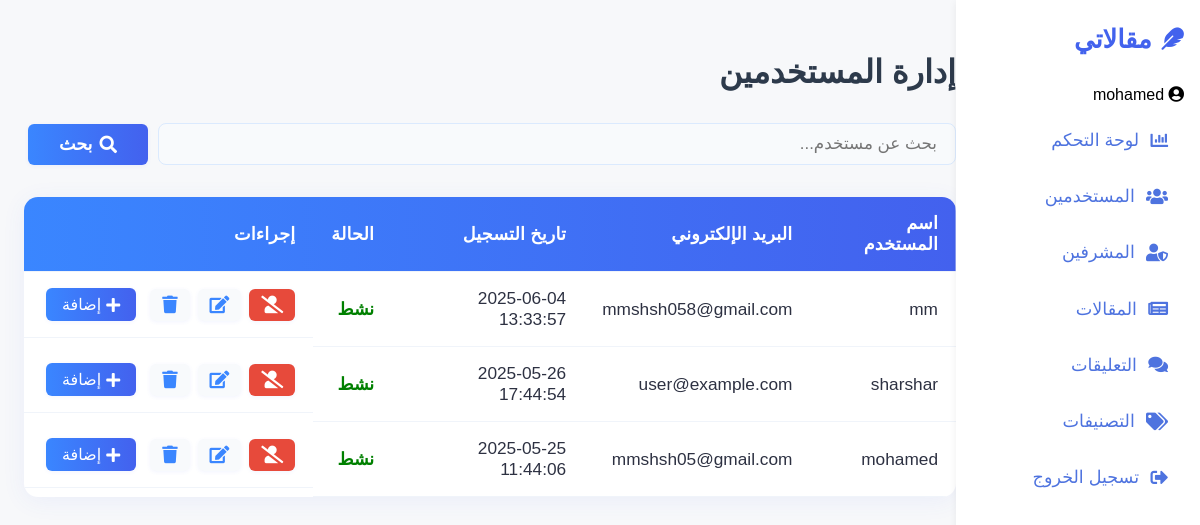
The page /admin/users.php (signed in) on the database its author committed.
### tables this page shows
CREATE TABLE `users` (
  `id` int NOT NULL,
  `username` varchar(50) NOT NULL,
  `email` varchar(100) NOT NULL,
  `password` varchar(255) NOT NULL,
  `created_at` timestamp NOT NULL DEFAULT CURRENT_TIMESTAMP,
  `updated_at` datetime DEFAULT CURRENT_TIMESTAMP ON UPDATE CURRENT_TIMESTAMP,
  `is_active` tinyint(1) DEFAULT '1',
  `reset_token` varchar(100) DEFAULT NULL,
  `reset_expires` datetime DEFAULT NULL
);

### admin/users.php (the view, shortened to what this page needs)
<?php
require_once '../db.php';
$users = $pdo->query("SELECT * FROM users ORDER BY created_at DESC")->fetchAll(PDO::FETCH_ASSOC);
?>
<!DOCTYPE html>
<html lang="ar">
<head>
    <link rel="stylesheet" href="https://cdnjs.cloudflare.com/ajax/libs/font-awesome/5.15.1/css/all.min.css">
    <link rel="stylesheet" href="https://cdnjs.cloudflare.com/ajax/libs/animate.css/4.1.1/animate.min.css">
</head>
<body>
<?php include 'sidebar.php'; ?>
<main class="main-content">
    <h1 class="dashboard-title animate__animated animate__fadeInDown">إدارة المستخدمين</h1>
    <div style="display:flex;gap:10px;align-items:center;margin-bottom:18px;">
        <input type="text" id="searchUser" placeholder="بحث عن مستخدم..." class="search-input">
        <button type="button" id="searchUserBtn" class="action-btn" style="background:linear-gradient(90deg,#3a86ff 0%,#4361ee 100%);color:#fff;font-weight:bold;padding:10px 24px;min-width:120px;display:flex;align-items:center;gap:7px;"><i class="fa fa-search"></i> بحث</button>
    </div>
    <table class="data-table users-table">
        <thead>
            <tr>
                <th>اسم المستخدم</th>
                <th>البريد الإلكتروني</th>
                <th>تاريخ التسجيل</th>
                <th>الحالة</th>
                <th>إجراءات</th>
            </tr>
        </thead>
        <tbody id="usersTable">
            <?php foreach($users as $user): ?>
            <tr>
                <td><?= htmlspecialchars($user['username']) ?></td>
                <td><?= htmlspecialchars($user['email']) ?></td>
                <td><?= htmlspecialchars($user['created_at']) ?></td>
                <td>
                    <?php if ($user['is_active']): ?>
                        <span style="color:green;font-weight:bold;">نشط</span>
                    <?php else: ?>
                        <span style="color:red;font-weight:bold;">موقوف</span>
                    <?php endif; ?>
                </td>
                <td style="display:flex;gap:4px;align-items:center;">
                    <form method="post" style="display:inline;">
                        <button type="submit" class="action-btn" style="background:<?= $user['is_active'] ? '#e74a3b' : '#36b9cc' ?>;color:#fff;" title="<?= $user['is_active'] ? 'إيقاف' : 'تفعيل' ?> المستخدم">
                            <i class="fa <?= $user['is_active'] ? 'fa-user-slash' : 'fa-user-check' ?>"></i>
                        </button>
                    </form>
                    <button class="action-btn edit-btn" onclick="openEditUserModal(<?= $user['id'] ?>, '<?= htmlspecialchars(addslashes($user['username'])) ?>', '<?= htmlspecialchars(addslashes($user['email'])) ?>', <?= $user['is_active'] ?>)"><i class="fa fa-edit"></i></button>
                    <button class="action-btn delete-btn" onclick="openDeleteUserModal(<?= $user['id'] ?>, '<?= htmlspecialchars(addslashes($user['username'])) ?>')"><i class="fa fa-trash"></i></button>
                    <button class="action-btn add-btn" style="background:linear-gradient(90deg,#3a86ff 0%,#4361ee 100%);color:#fff;padding:7px 16px;font-size:1rem;margin-right:6px;display:inline-flex;align-items:center;gap:5px;" title="إضافة مستخدم جديد" onclick="document.querySelector('.add-user-modal').classList.add('active')">
                        <i class="fa fa-plus"></i> إضافة
                    </button>
                </td>
            </tr>
            <?php endforeach; ?>
        </tbody>
    </table>
</main>
</body>
</html>

### admin/users.php (style rules this page uses)
body, html { font-family: 'Cairo', Tahoma, Arial, sans-serif; background: #f7f8fa; margin: 0; padding: 0; direction: rtl; }
.main-content { padding: 2rem 2vw 1rem 2vw; margin-right: 220px; }
.dashboard-title { font-size: 2rem; color: #2d3a4b; margin-bottom: 2rem; font-weight: bold; }
.users-table { width: 100%; border-collapse: separate; border-spacing: 0; background: #fff; border-radius: 14px; box-shadow: 0 4px 24px rgba(67,97,238,0.07); overflow: hidden; margin-top: 32px; font-size: 1.08rem; direction: rtl; }
.users-table thead tr { background: linear-gradient(90deg, #3a86ff 0%, #4361ee 100%); color: #fff; }
.users-table th, .users-table td { padding: 16px 18px; text-align: right; border-bottom: 1px solid #f0f4fa; }
.users-table th { font-weight: bold; font-size: 1.1rem; letter-spacing: 0.01em; }
.users-table tbody tr { transition: background 0.2s; }
.users-table td { color: #2d3142; }
.action-btn { background: #f8fafc; border: none; border-radius: 6px; color: #3a86ff; padding: 7px 12px; margin-left: 4px; font-size: 1.1rem; cursor: pointer; transition: background 0.2s, color 0.2s; box-shadow: 0 1px 4px rgba(67,97,238,0.07); display: inline-flex; align-items: center; justify-content: center; }
.add-btn { background: linear-gradient(90deg,#3a86ff 0%,#4361ee 100%) !important; color: #fff !important; padding: 7px 16px !important; font-size: 1rem !important; margin-right: 6px !important; display: inline-flex !important; align-items: center !important; gap: 5px !important; }
form { display: flex; flex-direction: column; align-items: center; width: 100%; }
.search-input { padding: 10px 18px; border-radius: 8px; border: 1px solid #dbeafe; font-size: 1.05rem; width: 100%; max-width: 100%; background: #f8fafc; }

### rows shown on the page
users: username "mm", email "mmshsh058@gmail.com", created_at "2025-06-04 13:33:57", is_active "نشط"
users: username "sharshar", email "user@example.com", created_at "2025-05-26 17:44:54", is_active "نشط"
users: username "mohamed", email "mmshsh05@gmail.com", created_at "2025-05-25 11:44:06", is_active "نشط"

### other values the page prints
$_SESSION['username'] "mohamed"
